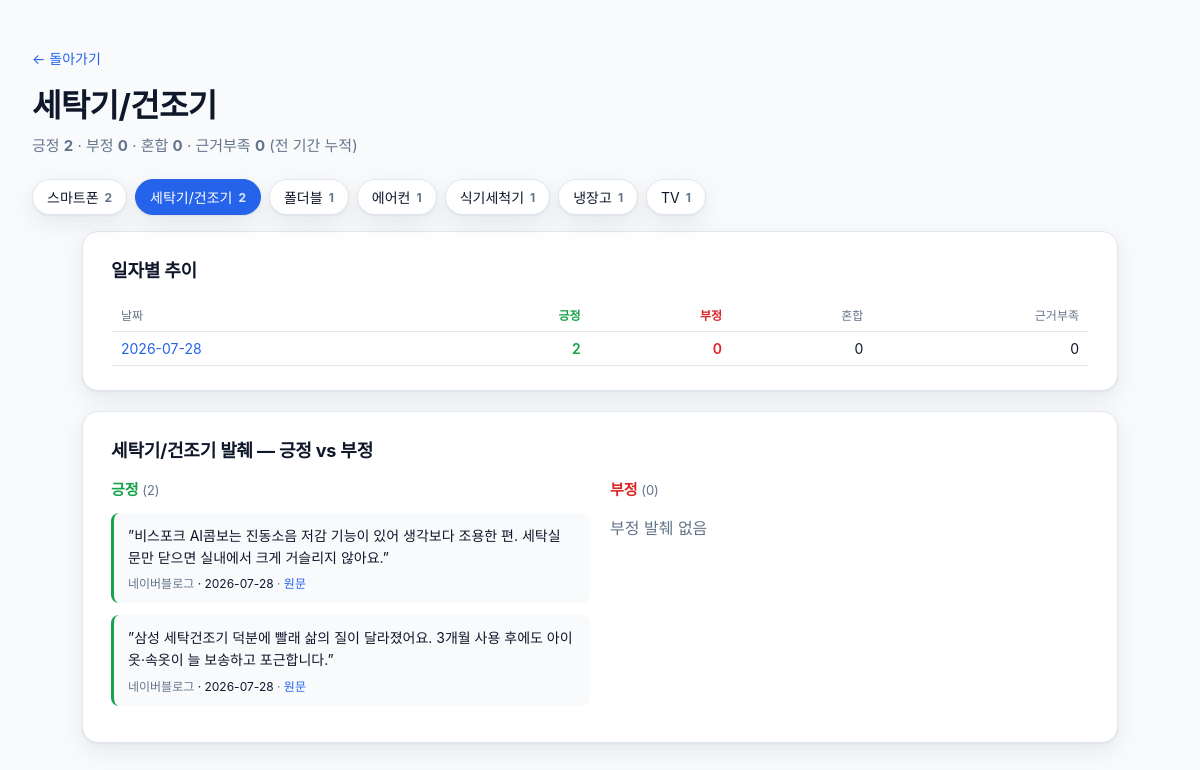
Screenshot of /category/세탁기/건조기 with the database file from the repository.
### tables this page shows
CREATE TABLE category_sentiment (
  date TEXT NOT NULL,
  category TEXT NOT NULL,
  positive INTEGER NOT NULL,
  negative INTEGER NOT NULL,
  mixed INTEGER NOT NULL,
  unclear INTEGER NOT NULL,
  PRIMARY KEY (date, category)
);

CREATE TABLE excerpts (
  id INTEGER PRIMARY KEY AUTOINCREMENT,
  date TEXT NOT NULL,
  sentiment TEXT NOT NULL CHECK(sentiment IN ('positive','negative')),
  category TEXT NOT NULL,
  source TEXT,
  text TEXT NOT NULL,
  url TEXT
);

### viewer/app.py (the view)
@app.get("/category/{category:path}", response_class=HTMLResponse)
def category_detail(request: Request, category: str):
    data = fetch_category(category)
    return templates.TemplateResponse(
        request,
        "category.html",
        {"category": category, "categories": fetch_categories(), **data},
    )

### viewer/templates/category.html (shortened to what this page needs)
<!doctype html>
<html lang="ko">
<head>
  <link rel="stylesheet" href="/static/style.css" />
</head>
<body>
  <header class="page-header detail">
    <a class="back" href="/">← 돌아가기</a>
    <h1>{{ category }}</h1>
    <p class="subtitle">
      긍정 <strong class="pos">{{ totals.positive }}</strong> ·
      부정 <strong class="neg">{{ totals.negative }}</strong> ·
      혼합 <strong>{{ totals.mixed }}</strong> ·
      근거부족 <strong>{{ totals.unclear }}</strong>
      <span class="muted">(전 기간 누적)</span>
    </p>
  </header>
  {% if categories %}
  <nav class="cat-nav">
    {% for c in categories %}
      <a class="cat-chip {% if c.category == category %}on{% endif %}" href="/category/{{ c.category }}">
        {{ c.category }} <span class="cnt">{{ c.total }}</span>
      </a>
    {% endfor %}
  </nav>
  {% endif %}
  <main class="detail-main">
    <section class="block">
      <h2>일자별 추이</h2>
      <table class="matrix">
        <thead>
          <tr>
            <th>날짜</th>
            <th class="pos">긍정</th>
            <th class="neg">부정</th>
            <th>혼합</th>
            <th>근거부족</th>
          </tr>
        </thead>
        <tbody>
          {% for row in by_day %}
          <tr>
            <td><a href="/day/{{ row.date }}">{{ row.date }}</a></td>
            <td class="pos">{{ row.positive }}</td>
            <td class="neg">{{ row.negative }}</td>
            <td>{{ row.mixed }}</td>
            <td>{{ row.unclear }}</td>
          </tr>
          {% endfor %}
        </tbody>
      </table>
    </section>
    <section class="block excerpts">
      <h2>{{ category }} 발췌 — 긍정 vs 부정</h2>
      <div class="two-col">
        <div class="col pos-col">
          <h3>긍정 <span class="count">({{ excerpts_positive|length }})</span></h3>
          {% if excerpts_positive %}
            {% for e in excerpts_positive %}
            <article class="excerpt pos">
              <blockquote>”{{ e.text|mask_store }}”</blockquote>
              <div class="meta">
                <span class="src">{{ e.source|fmt_source or "출처 미상" }}</span>
                <span class="cat">· {{ e.date }}</span>
                {% if e.url %}
                  · <a href="{{ e.url }}" target="_blank" rel="noopener">원문</a>
                {% endif %}
              </div>
            </article>
            {% endfor %}
          {% else %}
            <p class="muted">긍정 발췌 없음</p>
          {% endif %}
        </div>
        <div class="col neg-col">
          <h3>부정 <span class="count">({{ excerpts_negative|length }})</span></h3>
          {% if excerpts_negative %}
            {% for e in excerpts_negative %}
            <article class="excerpt neg">
              <blockquote>”{{ e.text|mask_store }}”</blockquote>
              <div class="meta">
                <span class="src">{{ e.source|fmt_source or "출처 미상" }}</span>
                <span class="cat">· {{ e.date }}</span>
                {% if e.url %}
                  · <a href="{{ e.url }}" target="_blank" rel="noopener">원문</a>
                {% endif %}
              </div>
            </article>
            {% endfor %}
          {% else %}
            <p class="muted">부정 발췌 없음</p>
          {% endif %}
        </div>
      </div>
    </section>
  </main>
</body>
</html>

### viewer/static/style.css (style rules this page uses)
:root { --pos: #16a34a; --neg: #dc2626; --warn: #d97706; --ink: #0f172a; --muted: #64748b; --bg: #f8fafc; --card: #ffffff; --line: #e2e8f0; --accent: #2563eb; --shadow: 0 1px 2px rgba(15,23,42,.06), 0 8px 24px rgba(15,23,42,.08); }
* { box-sizing: border-box; }
html, body { margin: 0; padding: 0; background: var(--bg); color: var(--ink); font-family: "Apple SD Gothic Neo", "맑은 고딕", "Malgun Gothic", -apple-system, BlinkMacSystemFont, "Segoe UI", Roboto, "Helvetica Neue", Arial, sans-serif; -webkit-font-smoothing: antialiased; }
a { color: var(--accent); text-decoration: none; }
.page-header { padding: 48px 32px 24px; max-width: 1280px; margin: 0 auto; }
.page-header h1 { font-size: 32px; margin: 0 0 8px; letter-spacing: -0.02em; }
.page-header .subtitle { margin: 0; color: var(--muted); font-size: 15px; }
.page-header.detail .back { display: inline-block; margin-bottom: 12px; font-size: 14px; }
.muted { color: var(--muted); }
.detail-main { max-width: 1100px; margin: 0 auto; padding: 0 32px 64px; }
.block { background: var(--card); border: 1px solid var(--line); border-radius: 16px; padding: 24px 28px; margin-bottom: 20px; box-shadow: var(--shadow); }
.block h2 { margin: 0 0 16px; font-size: 18px; letter-spacing: -0.01em; }
.matrix { width: 100%; border-collapse: collapse; font-size: 14px; }
.matrix th, .matrix td { padding: 8px 10px; text-align: right; border-bottom: 1px solid var(--line); }
.matrix th:first-child, .matrix td:first-child { text-align: left; }
.matrix th { color: var(--muted); font-weight: 500; font-size: 12px; }
.matrix .pos { color: var(--pos); font-weight: 600; }
.matrix .neg { color: var(--neg); font-weight: 600; }
.two-col { display: grid; grid-template-columns: 1fr 1fr; gap: 20px; }
.pos-col h3 { color: var(--pos); }
.neg-col h3 { color: var(--neg); }
.col h3 { margin: 0 0 14px; font-size: 15px; }
.count { color: var(--muted); font-weight: 400; font-size: 13px; }
.excerpt { border-left: 3px solid var(--line); background: #f8fafc; border-radius: 8px; padding: 12px 14px; margin-bottom: 12px; }
.excerpt.pos { border-left-color: var(--pos); }
.excerpt blockquote { margin: 0 0 6px; font-size: 14px; line-height: 1.55; }
.excerpt .meta { font-size: 12px; color: var(--muted); }
.excerpt .cat { color: var(--ink); }
.cat-nav { max-width: 1280px; margin: 0 auto 8px; padding: 0 32px 8px; display: flex; flex-wrap: wrap; gap: 8px; }
.cat-chip { display: inline-flex; align-items: center; gap: 6px; padding: 7px 14px; background: var(--card); border: 1px solid var(--line); border-radius: 999px; box-shadow: var(--shadow); font-size: 14px; color: var(--ink); }
.cat-chip.on { background: var(--accent); color: #fff; border-color: var(--accent); }
.cat-chip .cnt { font-size: 12px; font-weight: 700; color: var(--muted); }
.cat-chip.on .cnt { color: #dbeafe; }

### rows the page displays
category_sentiment: category "스마트폰", total "2"
category_sentiment: category "폴더블", total "1"
category_sentiment: category "에어컨", total "1"
category_sentiment: category "식기세척기", total "1"
category_sentiment: category "냉장고", total "1"
category_sentiment: date "2026-07-28", positive "2", negative "0", mixed "0", unclear "0"
excerpts: text|mask_store "비스포크 AI콤보는 진동소음 저감 기능이 있어 생각보다 조용한 편. 세탁실 문만 닫으면 실내에서 크게 거슬리지 않아요.", source|fmt_source "네이버블로그", date "2026-07-28"
excerpts: text|mask_store "삼성 세탁건조기 덕분에 빨래 삶의 질이 달라졌어요. 3개월 사용 후에도 아이 옷·속옷이 늘 보송하고 포근합니다.", source|fmt_source "네이버블로그", date "2026-07-28"

### other values shown
{{ category }} "세탁기/건조기"
{{ totals.positive }} "2"
{{ totals.negative }} "0"
{{ totals.mixed }} "0"
{{ totals.unclear }} "0"
{{ c.category }} "세탁기/건조기" "TV"
{{ c.total }} "2" "1"
{{ excerpts_positive|length }} "2"
{{ excerpts_negative|length }} "0"
